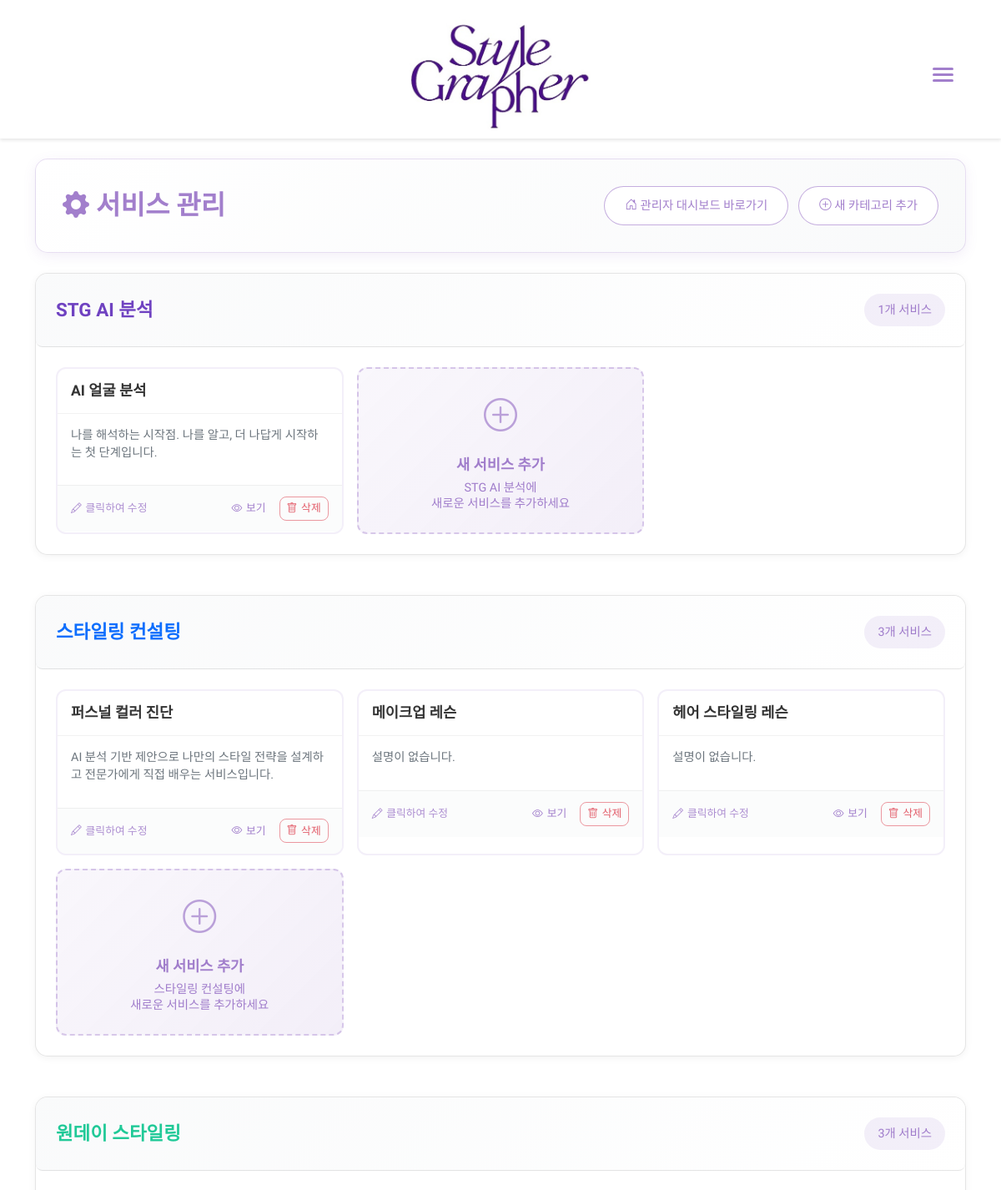
Before: /admin/services (signed in, upper part) with the older database file.
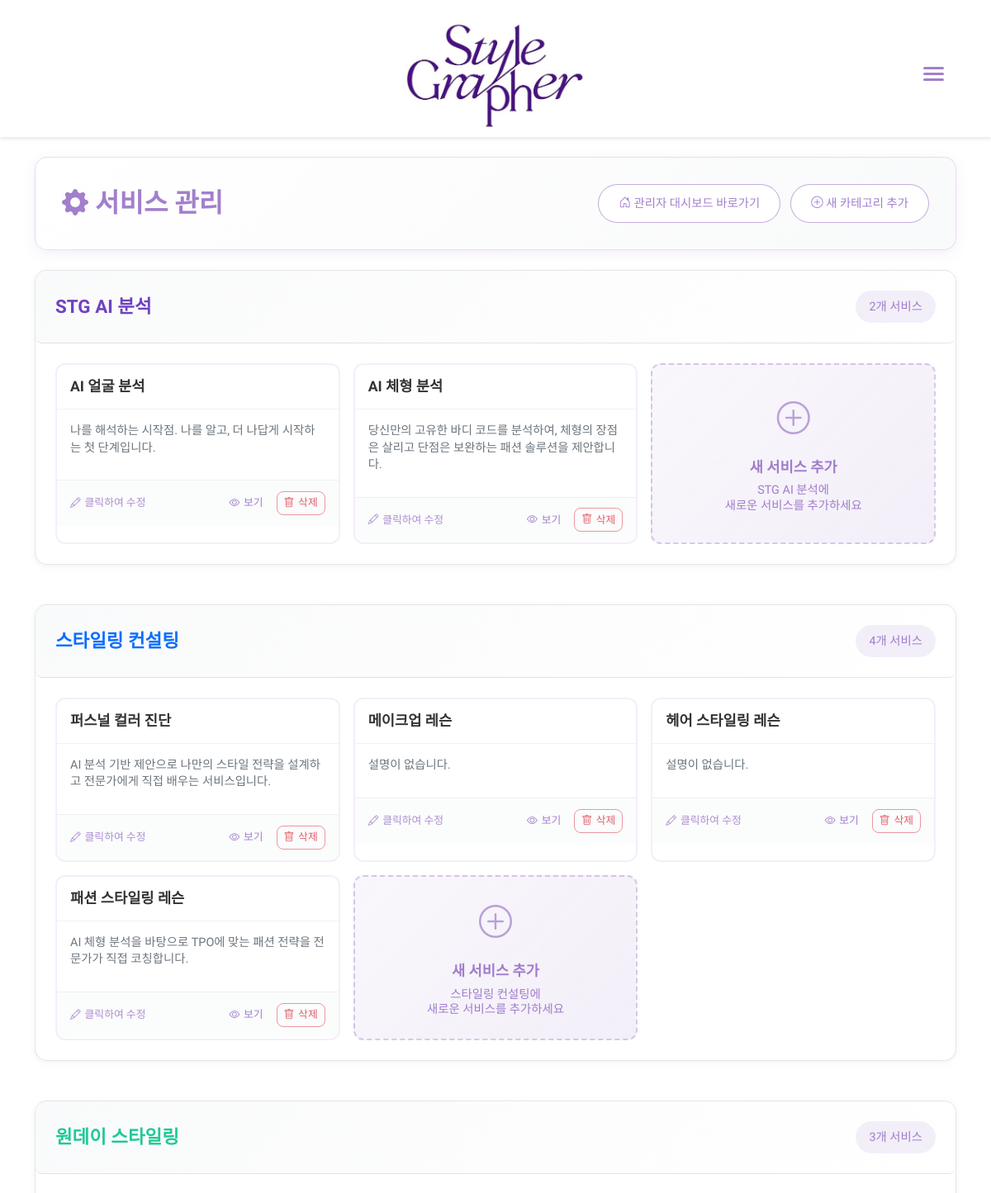
After: the same page with the newer database file.
### models.py (models this page shows)
class Service(db.Model):
    id = db.Column(db.Integer, primary_key=True)
    name = db.Column(db.String(100), nullable=False)
    description = db.Column(db.Text, nullable=False)
    category = db.Column(db.String(50))
    details = db.Column(db.Text)  # JSON 형식으로 저장
    packages = db.Column(db.Text)  # JSON 형식으로 저장

class ServiceOption(db.Model):
    id = db.Column(db.Integer, primary_key=True)
    service_id = db.Column(db.Integer, db.ForeignKey('service.id'), nullable=False)
    name = db.Column(db.String(100), nullable=False)
    description = db.Column(db.Text)  # 기본 설명 - index page 카드에 표시
    detailed_description = db.Column(db.Text)  # 상세 설명 - 서비스 상세 페이지에 표시
    details = db.Column(db.Text)  # JSON 형식으로 저장 (상세 내용 리스트)
    packages = db.Column(db.Text)  # JSON 형식으로 저장 (패키지 및 가격 정보)
    service = db.relationship('Service', backref=db.backref('options', lazy=True, cascade="all, delete-orphan"))

### routes/admin.py (the view)
@admin.route('/services')
@login_required
def list_services():
    services = Service.query.all()
    return render_template('admin/services.html', services=services)

### templates/admin/services.html (shortened to what the changed rows need)
{% extends "base.html" %}
{% block content %}
<div class="container mt-4">
    <div class="admin-header mb-4">
        <h2 class="admin-title">
            <i class="bi bi-gear-fill"></i> 서비스 관리
        </h2>
    </div>
    {% set service_categories = {
        'ai_analysis': {'name': 'STG AI 분석', 'color': '#6f42c1'},
        'consulting': {'name': '스타일링 컨설팅', 'color': '#0d6efd'},
        'oneday': {'name': '원데이 스타일링', 'color': '#20c997'},
        'photo': {'name': '화보 & 프로필', 'color': '#fd7e14'}
    } %}
    {% for category_key, category_info in service_categories.items() %}
        {% set category_services = services | selectattr('category', 'equalto', category_key) | list %}
        {% if category_services %}
        {% set total_options = category_services | map(attribute='options') | sum(start=[]) | list %}
        <div class="service-category-section mb-5">
            <div class="category-header">
                <h3 class="category-title" style="color: {{ category_info.color }}">
                    {{ category_info.name }}
                </h3>
                <div class="category-stats">
                    {{ total_options | length }}개 서비스
                </div>
            </div>
            <div class="category-body">
                <div class="options-grid">
                    {% for service in category_services %}
                        {% for option in service.options %}
                        <div class="option-card" onclick="editOption({{ option.id }})">
                            <div class="option-card-header">
                                <h4 class="option-name">{{ option.name }}</h4>
                            </div>
                            <div class="option-card-body">
                                <p class="option-description">{{ option.description or '설명이 없습니다.' }}</p>
                            </div>
                            <div class="option-card-footer">
                                <div class="edit-hint">
                                    <i class="bi bi-pencil"></i> 클릭하여 수정
                                </div>
                                <div class="footer-actions">
                                    <a href="{{ url_for('main.service_option_detail', id=option.id) }}"
                                       class="view-link" target="_blank" onclick="event.stopPropagation();">
                                        <i class="bi bi-eye"></i> 보기
                                    </a>
                                    <button type="button" class="delete-btn"
                                            data-option-id="{{ option.id }}"
                                            data-option-name="{{ option.name }}"
                                            onclick="deleteOption(this, event)">
                                        <i class="bi bi-trash"></i> 삭제
                                    </button>
                                </div>
                            </div>
                        </div>
                        {% endfor %}
                    {% endfor %}
                    <div class="add-option-card" onclick="addNewOption('{{ category_key }}')">
                        <div class="add-option-content">
                            <div class="add-icon">
                                <i class="bi bi-plus-circle"></i>
                            </div>
                            <h4>새 서비스 추가</h4>
                            <p>{{ category_info.name }}에<br>새로운 서비스를 추가하세요</p>
                        </div>
                    </div>
                </div>
            </div>
        </div>
        {% endif %}
    {% endfor %}
    {% set uncategorized_services = services | rejectattr('category') | list %}
</div>
<link rel="stylesheet" href="https://cdn.jsdelivr.net/npm/bootstrap-icons@1.7.2/font/bootstrap-icons.css">
{% endblock %}

Changed rows visible on the page:
computed for Service "STG AI 분석": total_options "1" → "2"
added ServiceOption: name "AI 체형 분석", description "당신만의 고유한 바디 코드를 분석하여, 체형의 장점은 살리고 단점은 보완하는 패션 솔루션을 제안합니다.", shown under Service "STG AI 분석"
computed for Service "스타일링 컨설팅": total_options "3" → "4"
added ServiceOption: name "패션 스타일링 레슨", description "AI 체형 분석을 바탕으로 TPO에 맞는 패션 전략을 전문가가 직접 코칭합니다.", shown under Service "스타일링 컨설팅"
